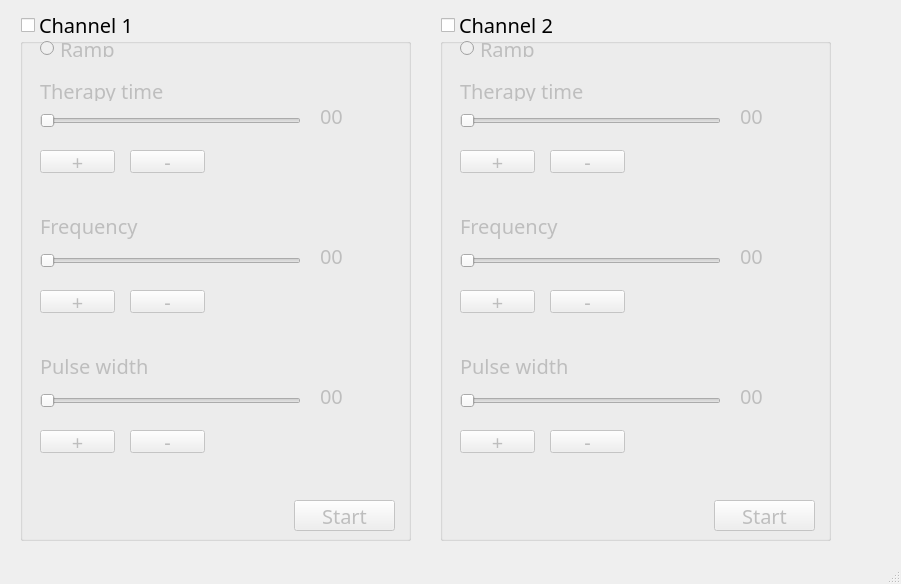
<?xml version="1.0" encoding="UTF-8"?>
<ui version="4.0">
 <class>MainWindow</class>
 <widget class="QMainWindow" name="MainWindow">
  <property name="geometry">
   <rect>
    <x>0</x>
    <y>0</y>
    <width>901</width>
    <height>584</height>
   </rect>
  </property>
  <property name="windowTitle">
   <string>MainWindow</string>
  </property>
  <widget class="QWidget" name="centralwidget">
   <widget class="QGroupBox" name="groupBox">
    <property name="geometry">
     <rect>
      <x>20</x>
      <y>10</y>
      <width>391</width>
      <height>531</height>
     </rect>
    </property>
    <property name="font">
     <font>
      <family>OCR A Extended</family>
      <pointsize>15</pointsize>
      <kerning>true</kerning>
     </font>
    </property>
    <property name="title">
     <string>Channel 1</string>
    </property>
    <property name="flat">
     <bool>true</bool>
    </property>
    <property name="checkable">
     <bool>true</bool>
    </property>
    <property name="checked">
     <bool>false</bool>
    </property>
    <widget class="QPushButton" name="pushButton">
     <property name="geometry">
      <rect>
       <x>274</x>
       <y>490</y>
       <width>101</width>
       <height>31</height>
      </rect>
     </property>
     <property name="text">
      <string>Start</string>
     </property>
    </widget>
    <widget class="QRadioButton" name="radioButton">
     <property name="geometry">
      <rect>
       <x>20</x>
       <y>30</y>
       <width>82</width>
       <height>17</height>
      </rect>
     </property>
     <property name="text">
      <string>Ramp</string>
     </property>
    </widget>
    <widget class="QSlider" name="FreqSlider">
     <property name="geometry">
      <rect>
       <x>20</x>
       <y>240</y>
       <width>261</width>
       <height>22</height>
      </rect>
     </property>
     <property name="orientation">
      <enum>Qt::Horizontal</enum>
     </property>
    </widget>
    <widget class="QSlider" name="PulseWidthSlider">
     <property name="geometry">
      <rect>
       <x>20</x>
       <y>380</y>
       <width>261</width>
       <height>22</height>
      </rect>
     </property>
     <property name="orientation">
      <enum>Qt::Horizontal</enum>
     </property>
    </widget>
    <widget class="QLabel" name="label">
     <property name="geometry">
      <rect>
       <x>20</x>
       <y>200</y>
       <width>361</width>
       <height>31</height>
      </rect>
     </property>
     <property name="text">
      <string>Frequency</string>
     </property>
    </widget>
    <widget class="QLabel" name="label_2">
     <property name="geometry">
      <rect>
       <x>20</x>
       <y>340</y>
       <width>361</width>
       <height>31</height>
      </rect>
     </property>
     <property name="text">
      <string>Pulse width</string>
     </property>
    </widget>
    <widget class="QLabel" name="label_3">
     <property name="geometry">
      <rect>
       <x>20</x>
       <y>70</y>
       <width>361</width>
       <height>21</height>
      </rect>
     </property>
     <property name="text">
      <string>Therapy time</string>
     </property>
    </widget>
    <widget class="QSlider" name="TherapyTimeSlider">
     <property name="geometry">
      <rect>
       <x>20</x>
       <y>100</y>
       <width>261</width>
       <height>22</height>
      </rect>
     </property>
     <property name="orientation">
      <enum>Qt::Horizontal</enum>
     </property>
    </widget>
    <widget class="QPushButton" name="TheT_PlusBtn">
     <property name="geometry">
      <rect>
       <x>20</x>
       <y>140</y>
       <width>75</width>
       <height>23</height>
      </rect>
     </property>
     <property name="text">
      <string>+</string>
     </property>
    </widget>
    <widget class="QPushButton" name="TheT_MinusBtn">
     <property name="geometry">
      <rect>
       <x>110</x>
       <y>140</y>
       <width>75</width>
       <height>23</height>
      </rect>
     </property>
     <property name="text">
      <string>-</string>
     </property>
    </widget>
    <widget class="QPushButton" name="Freq_PlusBtn">
     <property name="geometry">
      <rect>
       <x>20</x>
       <y>280</y>
       <width>75</width>
       <height>23</height>
      </rect>
     </property>
     <property name="text">
      <string>+</string>
     </property>
    </widget>
    <widget class="QPushButton" name="Freq_MinusBtn_2">
     <property name="geometry">
      <rect>
       <x>110</x>
       <y>280</y>
       <width>75</width>
       <height>23</height>
      </rect>
     </property>
     <property name="text">
      <string>-</string>
     </property>
    </widget>
    <widget class="QPushButton" name="Pw_PlusBtn_3">
     <property name="geometry">
      <rect>
       <x>20</x>
       <y>420</y>
       <width>75</width>
       <height>23</height>
      </rect>
     </property>
     <property name="text">
      <string>+</string>
     </property>
    </widget>
    <widget class="QPushButton" name="Pw_MinusBtn_3">
     <property name="geometry">
      <rect>
       <x>110</x>
       <y>420</y>
       <width>75</width>
       <height>23</height>
      </rect>
     </property>
     <property name="text">
      <string>-</string>
     </property>
    </widget>
    <widget class="QLabel" name="Tht_Lb">
     <property name="geometry">
      <rect>
       <x>300</x>
       <y>90</y>
       <width>31</width>
       <height>31</height>
      </rect>
     </property>
     <property name="text">
      <string>00</string>
     </property>
     <property name="textFormat">
      <enum>Qt::AutoText</enum>
     </property>
    </widget>
    <widget class="QLabel" name="Freq_Lb_2">
     <property name="geometry">
      <rect>
       <x>300</x>
       <y>230</y>
       <width>31</width>
       <height>31</height>
      </rect>
     </property>
     <property name="text">
      <string>00</string>
     </property>
     <property name="textFormat">
      <enum>Qt::AutoText</enum>
     </property>
    </widget>
    <widget class="QLabel" name="Pw_Lb_3">
     <property name="geometry">
      <rect>
       <x>300</x>
       <y>370</y>
       <width>31</width>
       <height>31</height>
      </rect>
     </property>
     <property name="text">
      <string>00</string>
     </property>
     <property name="textFormat">
      <enum>Qt::AutoText</enum>
     </property>
    </widget>
   </widget>
   <widget class="QGroupBox" name="groupBox_2">
    <property name="geometry">
     <rect>
      <x>440</x>
      <y>10</y>
      <width>391</width>
      <height>531</height>
     </rect>
    </property>
    <property name="font">
     <font>
      <family>OCR A Extended</family>
      <pointsize>15</pointsize>
     </font>
    </property>
    <property name="title">
     <string>Channel 2</string>
    </property>
    <property name="flat">
     <bool>true</bool>
    </property>
    <property name="checkable">
     <bool>true</bool>
    </property>
    <property name="checked">
     <bool>false</bool>
    </property>
    <widget class="QLabel" name="label_4">
     <property name="geometry">
      <rect>
       <x>20</x>
       <y>200</y>
       <width>361</width>
       <height>31</height>
      </rect>
     </property>
     <property name="text">
      <string>Frequency</string>
     </property>
    </widget>
    <widget class="QPushButton" name="Pw_PlusBtn_4">
     <property name="geometry">
      <rect>
       <x>20</x>
       <y>420</y>
       <width>75</width>
       <height>23</height>
      </rect>
     </property>
     <property name="text">
      <string>+</string>
     </property>
    </widget>
    <widget class="QLabel" name="Freq_Lb_3">
     <property name="geometry">
      <rect>
       <x>300</x>
       <y>230</y>
       <width>31</width>
       <height>31</height>
      </rect>
     </property>
     <property name="text">
      <string>00</string>
     </property>
     <property name="textFormat">
      <enum>Qt::AutoText</enum>
     </property>
    </widget>
    <widget class="QPushButton" name="Freq_PlusBtn_2">
     <property name="geometry">
      <rect>
       <x>20</x>
       <y>280</y>
       <width>75</width>
       <height>23</height>
      </rect>
     </property>
     <property name="text">
      <string>+</string>
     </property>
    </widget>
    <widget class="QPushButton" name="Pw_MinusBtn_4">
     <property name="geometry">
      <rect>
       <x>110</x>
       <y>420</y>
       <width>75</width>
       <height>23</height>
      </rect>
     </property>
     <property name="text">
      <string>-</string>
     </property>
    </widget>
    <widget class="QSlider" name="FreqSlider_2">
     <property name="geometry">
      <rect>
       <x>20</x>
       <y>240</y>
       <width>261</width>
       <height>22</height>
      </rect>
     </property>
     <property name="orientation">
      <enum>Qt::Horizontal</enum>
     </property>
    </widget>
    <widget class="QRadioButton" name="radioButton_2">
     <property name="geometry">
      <rect>
       <x>20</x>
       <y>30</y>
       <width>82</width>
       <height>17</height>
      </rect>
     </property>
     <property name="text">
      <string>Ramp</string>
     </property>
    </widget>
    <widget class="QLabel" name="Tht_Lb_2">
     <property name="geometry">
      <rect>
       <x>300</x>
       <y>90</y>
       <width>31</width>
       <height>31</height>
      </rect>
     </property>
     <property name="text">
      <string>00</string>
     </property>
     <property name="textFormat">
      <enum>Qt::AutoText</enum>
     </property>
    </widget>
    <widget class="QPushButton" name="pushButton_2">
     <property name="geometry">
      <rect>
       <x>274</x>
       <y>490</y>
       <width>101</width>
       <height>31</height>
      </rect>
     </property>
     <property name="text">
      <string>Start</string>
     </property>
    </widget>
    <widget class="QLabel" name="label_5">
     <property name="geometry">
      <rect>
       <x>20</x>
       <y>70</y>
       <width>361</width>
       <height>21</height>
      </rect>
     </property>
     <property name="text">
      <string>Therapy time</string>
     </property>
    </widget>
    <widget class="QLabel" name="Pw_Lb_4">
     <property name="geometry">
      <rect>
       <x>300</x>
       <y>370</y>
       <width>31</width>
       <height>31</height>
      </rect>
     </property>
     <property name="text">
      <string>00</string>
     </property>
     <property name="textFormat">
      <enum>Qt::AutoText</enum>
     </property>
    </widget>
    <widget class="QSlider" name="TherapyTimeSlider_2">
     <property name="geometry">
      <rect>
       <x>20</x>
       <y>100</y>
       <width>261</width>
       <height>22</height>
      </rect>
     </property>
     <property name="orientation">
      <enum>Qt::Horizontal</enum>
     </property>
    </widget>
    <widget class="QPushButton" name="TheT_PlusBtn_2">
     <property name="geometry">
      <rect>
       <x>20</x>
       <y>140</y>
       <width>75</width>
       <height>23</height>
      </rect>
     </property>
     <property name="text">
      <string>+</string>
     </property>
    </widget>
    <widget class="QPushButton" name="Freq_MinusBtn_3">
     <property name="geometry">
      <rect>
       <x>110</x>
       <y>280</y>
       <width>75</width>
       <height>23</height>
      </rect>
     </property>
     <property name="text">
      <string>-</string>
     </property>
    </widget>
    <widget class="QSlider" name="PulseWidthSlider_2">
     <property name="geometry">
      <rect>
       <x>20</x>
       <y>380</y>
       <width>261</width>
       <height>22</height>
      </rect>
     </property>
     <property name="orientation">
      <enum>Qt::Horizontal</enum>
     </property>
    </widget>
    <widget class="QPushButton" name="TheT_MinusBtn_2">
     <property name="geometry">
      <rect>
       <x>110</x>
       <y>140</y>
       <width>75</width>
       <height>23</height>
      </rect>
     </property>
     <property name="text">
      <string>-</string>
     </property>
    </widget>
    <widget class="QLabel" name="label_6">
     <property name="geometry">
      <rect>
       <x>20</x>
       <y>340</y>
       <width>361</width>
       <height>31</height>
      </rect>
     </property>
     <property name="text">
      <string>Pulse width</string>
     </property>
    </widget>
   </widget>
  </widget>
  <widget class="QMenuBar" name="menubar">
   <property name="geometry">
    <rect>
     <x>0</x>
     <y>0</y>
     <width>901</width>
     <height>21</height>
    </rect>
   </property>
  </widget>
  <widget class="QStatusBar" name="statusbar"/>
 </widget>
 <resources/>
 <connections/>
</ui>
